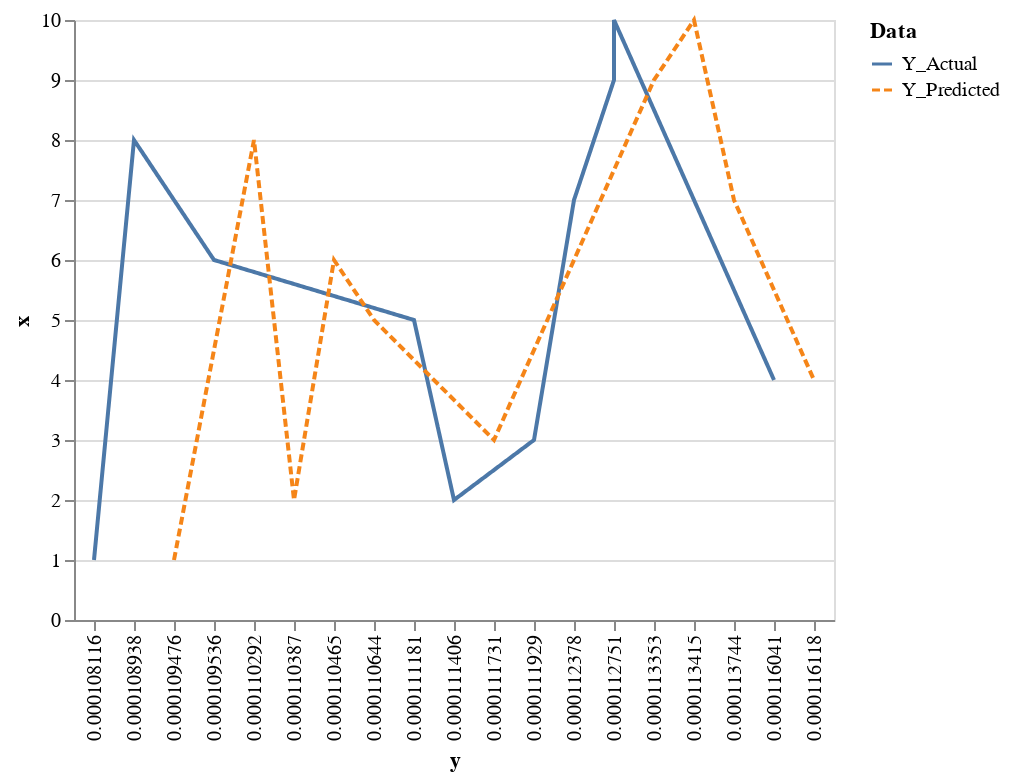

Notebook code for this chart:
### Code cell
import altair as alt
from vega_datasets import data

nearest = alt.selection(type='single', nearest=True, on='mouseover',fields=[''], empty='none')
chart=alt.Chart(results).mark_line().encode(
    x='y',
    y='x',
    color='Data',
    strokeDash='Data',
).add_selection(
    nearest
)
chart

### Figure 1 — Vega-Lite specification as saved in the notebook (floating-point values rounded to 4 significant figures)
{"config": {"view": {"continuousWidth": 400, "continuousHeight": 300}}, "data": {"name": "data-88fdb64ca8ba6c98dc0e3b48b8cf9884"}, "mark": "line", "encoding": {"color": {"type": "nominal", "field": "Data"}, "strokeDash": {"type": "nominal", "field": "Data"}, "x": {"type": "nominal", "field": "y"}, "y": {"type": "quantitative", "field": "x"}}, "selection": {"selector017": {"type": "single", "nearest": true, "on": "mouseover", "fields": [""], "empty": "none"}}, "$schema": "https://vega.github.io/schema/vega-lite/v4.8.1.json", "datasets": {"data-88fdb64ca8ba6c98dc0e3b48b8cf9884": [{"Data": "Y_Actual", "y": "0.000108116", "x": 1}, {"Data": "Y_Actual", "y": "0.000111406", "x": 2}, {"Data": "Y_Actual", "y": "0.000111929", "x": 3}, {"Data": "Y_Actual", "y": "0.000116041", "x": 4}, {"Data": "Y_Actual", "y": "0.000111181", "x": 5}, {"Data": "Y_Actual", "y": "0.000109536", "x": 6}, {"Data": "Y_Actual", "y": "0.000112378", "x": 7}, {"Data": "Y_Actual", "y": "0.000108938", "x": 8}, {"Data": "Y_Actual", "y": "0.000112751", "x": 9}, {"Data": "Y_Actual", "y": "0.000112751", "x": 10}, {"Data": "Y_Predicted", "y": "0.000109476", "x": 1}, {"Data": "Y_Predicted", "y": "0.000110387", "x": 2}, {"Data": "Y_Predicted", "y": "0.000111731", "x": 3}, {"Data": "Y_Predicted", "y": "0.000116118", "x": 4}, {"Data": "Y_Predicted", "y": "0.000110644", "x": 5}, {"Data": "Y_Predicted", "y": "0.000110465", "x": 6}, {"Data": "Y_Predicted", "y": "0.000113744", "x": 7}, {"Data": "Y_Predicted", "y": "0.000110292", "x": 8}, {"Data": "Y_Predicted", "y": "0.000113353", "x": 9}, {"Data": "Y_Predicted", "y": "0.000113415", "x": 10}]}}
